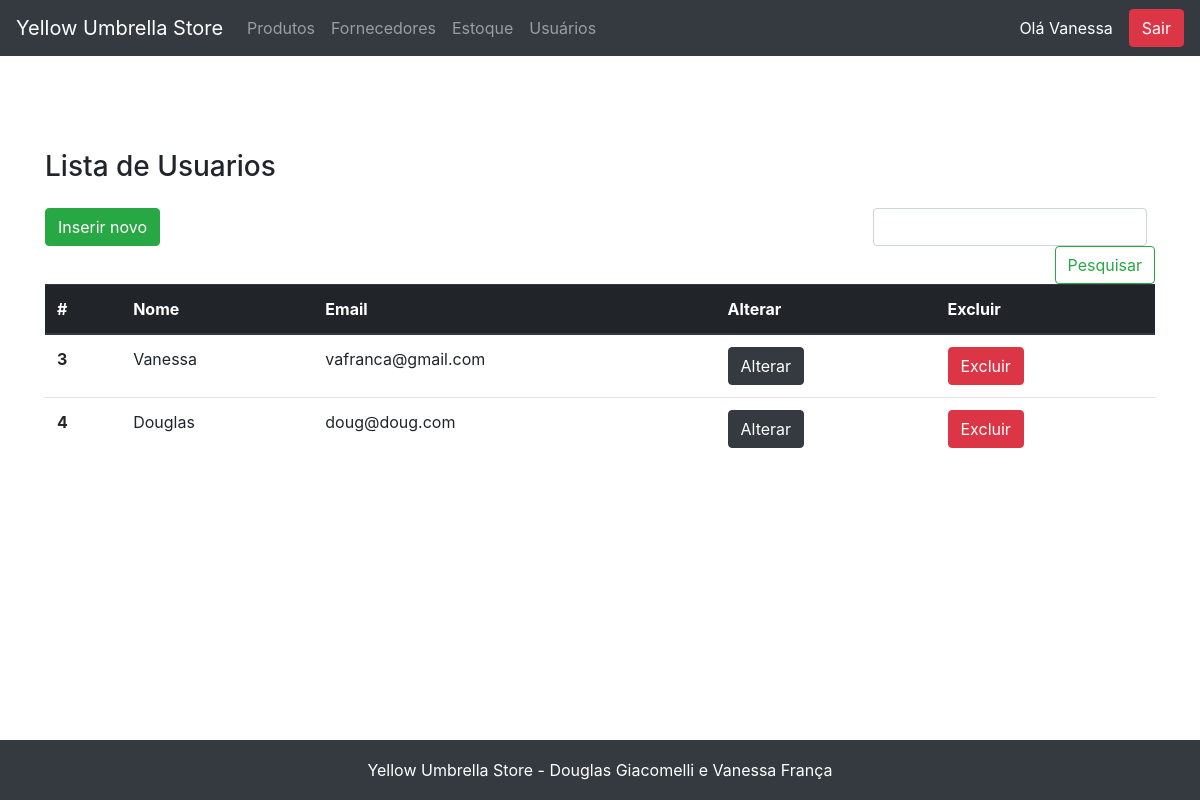
The page /usuario/view_usuarios.php (signed in) on the database as committed earlier.
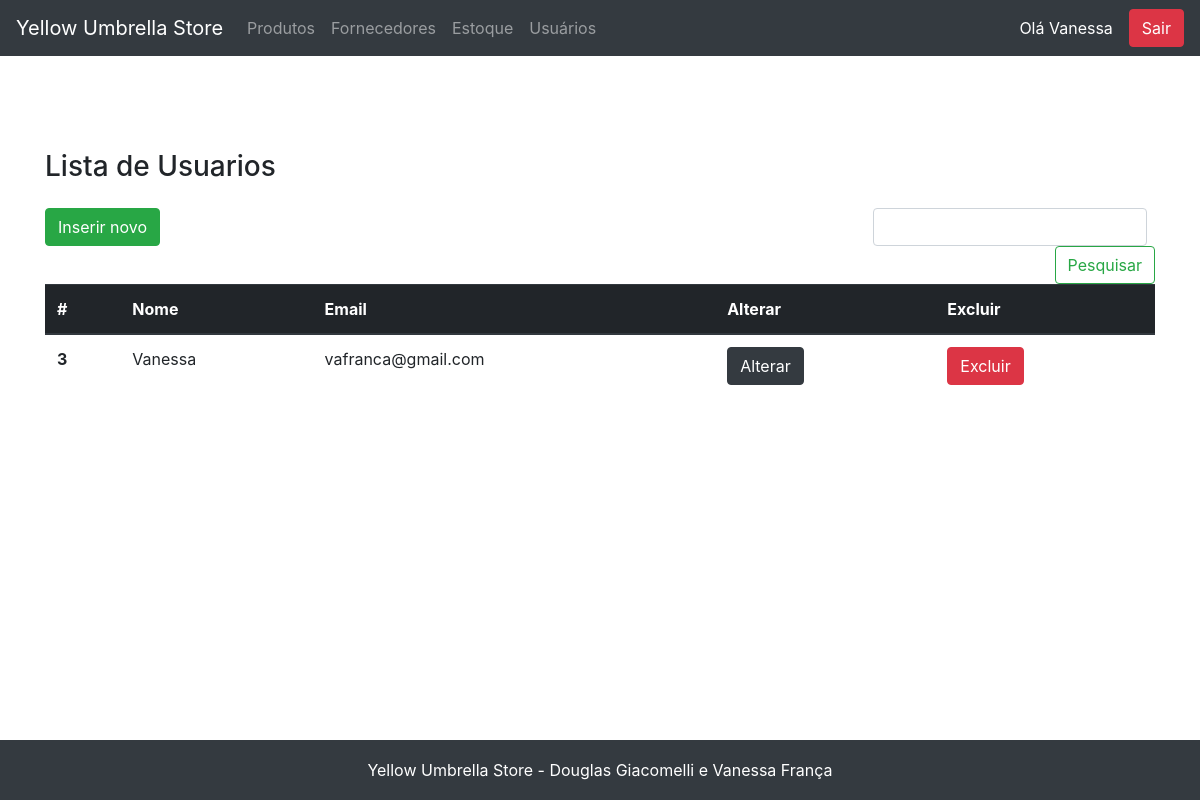
The same page on the database as committed later.
### tables this page shows
CREATE TABLE `usuario` (
  `id` int NOT NULL AUTO_INCREMENT,
  `email` varchar(255) NOT NULL,
  `senha` varchar(255) NOT NULL,
  `nome` varchar(255) NOT NULL,
  PRIMARY KEY (`id`),
  UNIQUE KEY `login` (`email`)
);

### fachada.php (called while the page is built, shortened)
<?php
include_once('model/Usuario.php');
include_once('dao/mysql/MysqlDaoFactory.php');
$factory = new MysqlDaofactory();
?>

### dao/mysql/MysqlDaoFactory.php (called while the page is built, shortened)
<?php
include_once('MysqlUsuarioDao.php');
class MysqlDaofactory extends DaoFactory {
    private $host = "localhost";
    private $db_name = "web2";
    private $port = "3306";
    private $username = "root";
    private $password = "v6a10fr4nc486";
    public function getConnection(){
        $this->conn = null;
        $dsn="mysql:host=" . $this->host . ";port=" . $this->port . ";dbname=" . $this->db_name;
        try{
            $this->conn = new PDO($dsn, $this->username, $this->password);
      }catch(PDOException $exception){
            echo "Connection error: " . $exception->getMessage() . "\n";
            echo "DSN = " . $dsn;
        }
        return $this->conn;
    }
    public function getUsuarioDao() {
        return new MysqlUsuarioDao($this->getConnection());
    }
}
?>

### dao/DAO.php (called while the page is built, shortened)
<?php
abstract class DAO {
    public function __construct($conn){
        $this->conn = $conn;
    }
}
?>

### dao/mysql/MysqlUsuarioDao.php (called while the page is built, shortened)
<?php
include_once('dao/DAO.php');
include_once($_SERVER['DOCUMENT_ROOT'].'/yellow_umbrella/dao/DAO.php');
 class MysqlUsuarioDao extends DAO implements UsuarioDao {
    private $table_name = 'usuario';
    public function buscaTodos() {
        $query = "SELECT
                    id, nome, email, senha
                FROM
                    " . $this->table_name .
                    " ORDER BY id ASC";
        $stmt = $this->conn->prepare($query);
        $stmt->execute();
        $usuarios = [];
        while ($row = $stmt->fetch(PDO::FETCH_ASSOC)){
            extract($row);
            $usuario = new Usuario($id,$nome,$email,$senha);
            $usuarios[] = $usuario;
        }
        return $usuarios;
    }
}
?>

### model/Usuario.php (called while the page is built, shortened)
<?php
class Usuario {
    private $id;
    private $email;
    private $nome;
    public function __construct( $id, $nome, $email, $senha)
    {
        $this->id=$id;
        $this->email=$email;
        $this->nome=$nome;
    }
    public function getId() { return $this->id; }
    public function getEmail() { return $this->email; }
    public function getNome() { return $this->nome; }
}
?>

### usuario/view_usuarios.php (the view, shortened to what this page needs)
<?php
    include "../fachada.php";
    include "../header.php";
    $dao = $factory->getUsuarioDao();
    $usuarios = $dao->buscaTodos();
    $usuarios = (isset($_SESSION["usuarios"])) ? ($_SESSION["usuarios"]) : ($usuarios);
?>
<main role="main" class="container">
    <h3 class="mb-3">Lista de Usuarios</h3>
    <div class="row">
        <div class="col-12">
        </div>
        <div class="col-lg-8 col-sm-12">
            <a href="view_cadastro_usuario.php" class="btn btn-success mb-2">Inserir novo</a>
        </div>
        <div class="col-lg-4 col-sm-12">
            <form class="form-inline mt-2 mt-md-0 form-search-list" action="<?=$base?>/usuario/executa_pesquisa.php" method="POST">
                <input class="form-control mr-sm-2" type="text" name="pesquisa" aria-label="Pesquisar">
                <button class="btn btn-outline-success my-2 my-sm-0" type="submit">Pesquisar</button>
            </form>
        </div>
        <div class="col-12">
        <table class="table table-responsive">
            <thead class="thead-dark">
                <tr>
                <th scope="col">#</th>
                <th scope="col">Nome</th>
                <th scope="col">Email</th>
                <th scope="col">Alterar</th>
                <th scope="col">Excluir</th>
                </tr>
            </thead>
            <tbody>
            <?php
                if($usuarios){
                    foreach($usuarios as $item){
            ?>
                <tr>
                <th scope="row"><?=$item->getID()?></th>
                <td><?=$item->getNome()?></td>
                <td><?=$item->getEmail()?></td>
                <td><a href="view_editar_usuario.php?id=<?=$item->getID()?>" class="btn btn-dark">Alterar</button></td>
                <td><a href="exclui_usuario.php?id=<?=$item->getID()?>" id="excluiUsuario" class="btn btn-danger" onclick="return confirm('Você quer mesmo remover este usuario?')">Excluir</button></td>
                </tr>
            <?php
                    }
                }else{
                    echo "<td colspan=5 style='text-align:center;'>Sem registros</td>";
                }
            ?>
            </tbody>
        </table>
        </div>
    </div>
</main>
<?php include "../footer.php"; ?>

Rows that differ between the two databases and show on the page:
removed usuario: id "4", nome "Douglas", email "doug@doug.com"
